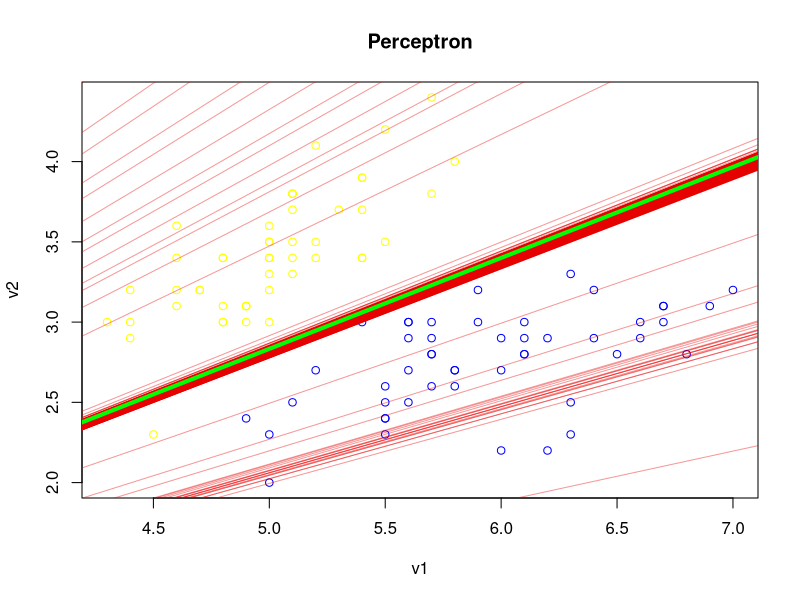

This chart was generated by the following R code: (Note: this script raises an error after producing the figure.)
hingeError = function(W,X,Y) {
  misclassf = 0
  totalError = 0
  for(i in 1:nrow(X)) {
    tmp = Y[i]*(W %*% X[i,])
    if(tmp <= 0) 
      misclassf = misclassf + 1
      totalError = totalError - tmp
  }
  c(misclassf,totalError/nrow(X))
}

batch_gradient = function(W,X,Y) {
  delta = rep(0,ncol(X))
  for(i in 1:nrow(X)) {
     if(Y[i]*(W %*% X[i,]) <= 0)
       delta = delta - Y[i]* X[i,]
  }
  delta / nrow(X)
}

batch_gradient_descent = function(X,Y, learningRate, iterations) {
  W = rep(0,ncol(X))
  W_trace = W  
  error_trace = hingeError(W,X,Y)
  for(iter in 1:iterations) {
    grad = batch_gradient(W,X,Y)
    W = W - (learningRate * grad)
    error_current = hingeError(W, X, Y)
    
    W_trace = rbind(W_trace, W)
    error_trace = rbind(error_trace,error_current)
  }
  list(w=W_trace,e=error_trace)
}

display.trace = function(solution) {
  solution
}

plot.data = function(X,Y) {
  plot(X[,1],X[,2],col=ifelse(Y == -1,"yellow","blue"),xlab="v1",ylab="v2",main="Perceptron")
}

plot.lines = function(iterations,solution) {
  for (i in 2:iterations) {
    W = solution[[1]][i,]
    abline(0, -W[1]/W[2], col=rgb(0.9,0,0,0.4))
  }
  abline(0, -W[1]/W[2], col="green", lwd=4)
}

plot.error = function(solution,X,Y) {
  w1 = seq(-20, 10, 1)
  w2 = seq(-20, 5, 1) 
  error = matrix(rep(0,length(w1)*length(w2)),length(w1),length(w2))
  for(i in 1:length(w1)) {
    for(j in 1:length(w2)) {
      error[i,j] = hingeError(c(w1[i],w2[j]),X,Y)[2]
    }
  }
  persp3D(w1, w2, error, xlab="w1", ylab="w2", zlab="error",col = ramp.col(n = 50, col = c("#FF033E", "#FFBF00", "#FF7E00", "#08E8DE", "#00FFFF", "#03C03C"), alpha = .1), border = "#808080", theta = 10, phi = 20, expand = 0.9, colkey = FALSE, ticktype="detailed")
  points3D(solution[[1]][,1],solution[[1]][,2] , solution[[2]][,2], pch = 20, col = 'red', add = TRUE)
}

plot.convergence = function(iterations, solution) {
  plot(1:(iterations+1),solution[[2]][,1],col="blue",xlab="Iterations",ylab="error",main="Convergence")
}

plot.trace = function(X, Y, solution, iterations) {
  windows(width=50, height=60)
  plot.data(X,Y)
  plot.lines(iterations,solution)
  x11()
  plot.error(solution,X,Y)
  x11()
  plot.convergence(iterations,solution)
}

setwd("C:\\Users\\Thimma Reddy\\Documents\\GitHub\\datascience\\datasets")
data = read.csv("iris-train.csv", header = TRUE)
dim(data)
str(data)

X = data.frame(data$v1,data$v2)
Y = data$target
X = as.matrix(X)

stepsize = 1
iterations = 3000
solution = batch_gradient_descent(X, Y, stepsize, iterations)
display.trace(solution)
plot.trace(X,Y,solution,iterations)
